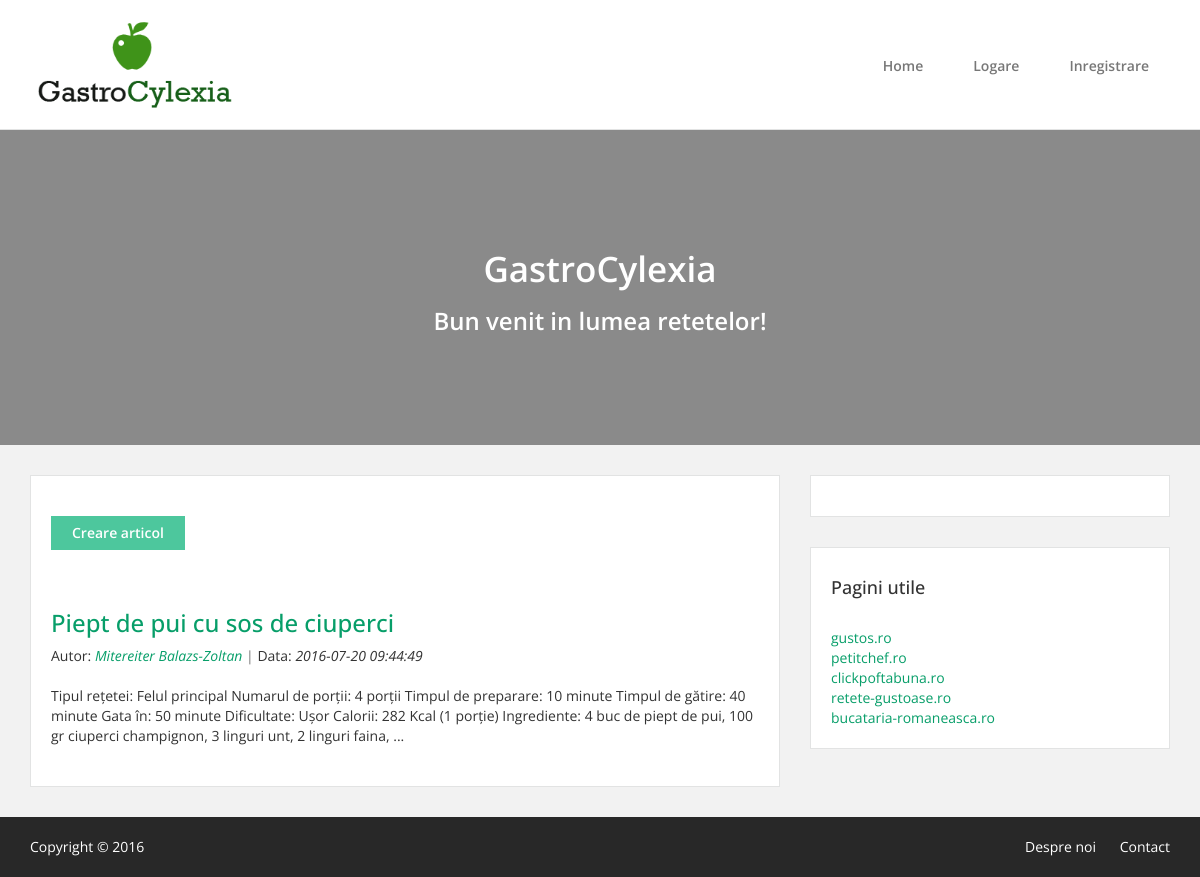
Before: / with the older database file.
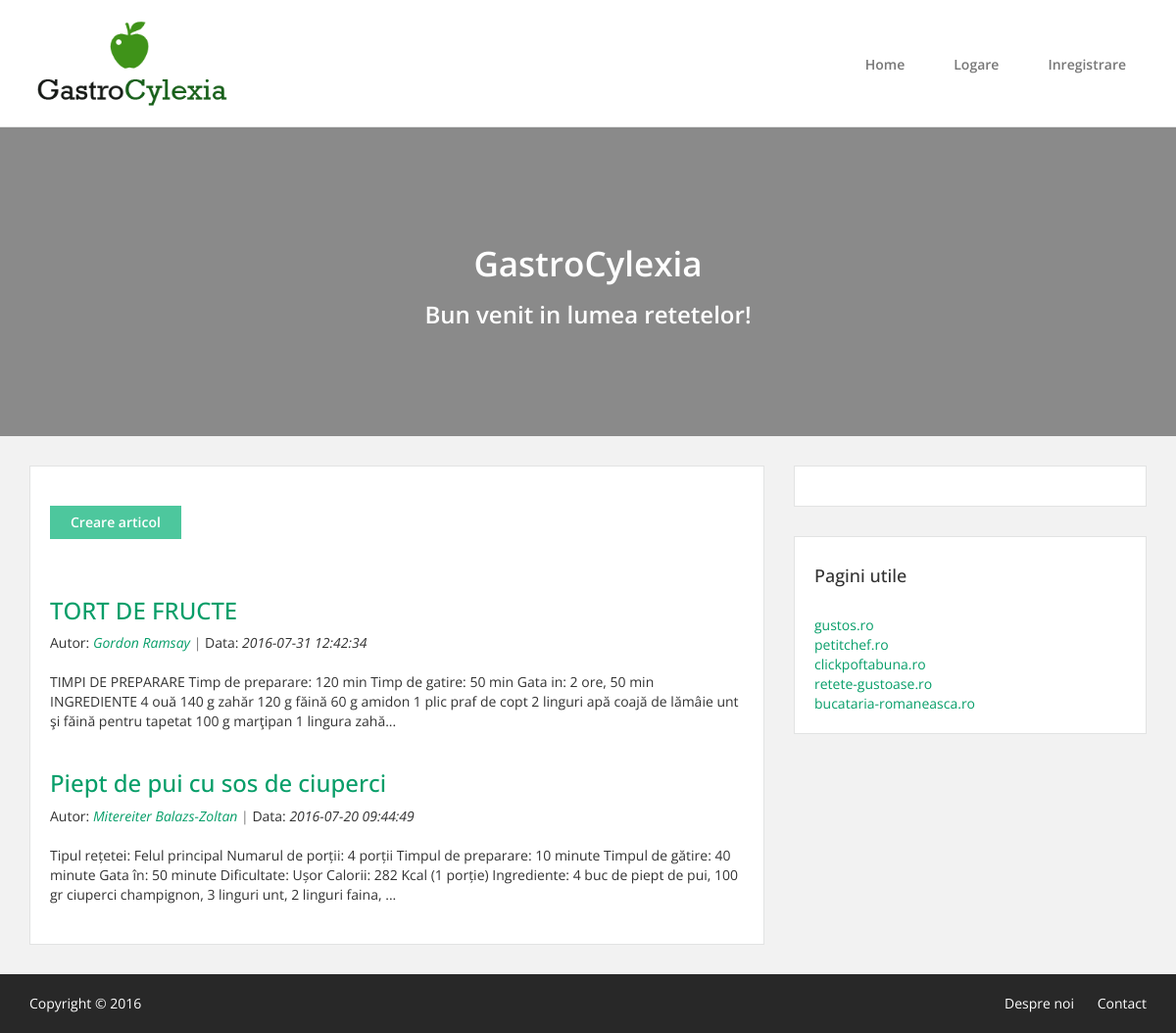
After: the same page with the newer database file.
### tables this page shows
CREATE TABLE IF NOT EXISTS `articole` (
  `ID` int(11) NOT NULL AUTO_INCREMENT,
  `titlu` varchar(200) NOT NULL,
  `continut` text NOT NULL,
  `data` timestamp NULL DEFAULT CURRENT_TIMESTAMP,
  `caleImg` varchar(260) NOT NULL,
  `autID` int(11) NOT NULL,
  PRIMARY KEY (`ID`),
  KEY `autID` (`autID`)
);

### inc/db.php (called while the page is built, shortened)
<?php
function db_select(PDO $connection, $statement, array $params = array())
{
    $stmt = $connection->prepare($statement);
    $stmt->execute($params);
    $result = $stmt->fetchAll();
    return $result;
}

### templates/articole/articole_tpl.php (the view)
<div>
    <a href="adaugare_art.php" class="btn"> Creare articol </a>
</div>
<br><br>
<div>
    <?php foreach ($articole as $articol): ?>
        <h3>
            <?php echo html_a($articol['titlu'], 'view.php?ID=' . $articol['ID'] . '#n'); ?>
        </h3>
        Autor: <em><?php
            if (isset($_SESSION['user']))
                if($articol['autID'] == $_SESSION['userID']) {
                    echo html_a($articol['nume'], 'autor.php');
                }
                else {
                    echo html_a($articol['nume'], 'viewaut.php?autID=' . $articol['autID']);
                }
            else
                echo html_a($articol['nume'], 'viewaut.php?autID=' . $articol['autID']);
            ?></em> <span class="text-muted">|</span> Data: <em><?php echo $articol['data']; ?> </em>
        <br>
        <br>
        <?php echo ellipsis($articol['continut'], 300); ?>
        <br><br>
    <?php endforeach; ?>
</div>

### public/index.php (shortened to what this page needs)
<?php
include_once "../inc/functions.php";
include '../inc/db.php';
$con = db_connect($config['DB']);
$query = "SELECT titlu, continut, autID, articole.ID, nume, data FROM articole INNER JOIN autori ON articole.autID=autori.ID ORDER BY data DESC";
$results = db_select($con, $query);
echo template('page_tpl', array(
    'page_title' => 'GastroCylexia',
    'banner_tpl' => template('banner_tpl', array(
    	'page_title' => 'GastroCylexia',
    	'page_slogan' => 'Bun venit in lumea retetelor!',
    	)),
     'content' => template('main_tpl', array ( 'art' => template('articole/articole_tpl', array('articole' => $results)
                                 )))
));

### templates/banner_tpl.php
<div id="banner">
	<video autoplay muted id="bgvid">
	  <source src="images/banner/banner.mp4" type="video/mp4">
          <source src="images/banner/banner.webm" type="video/webm">
	</video>
	<div class="container text-center">
		<h1><?php echo $page_title; ?></h1>
		<?php if(isset($page_slogan)): ?>
			<h2><?php echo $page_slogan; ?></h2>
		<?php endif; ?>
	</div>
	<div class="overlay"></div>
</div>

### templates/articole/anchor_tpl.php
<a href="<?php echo $href;?>"><?php echo $continut;?></a>

### templates/main_tpl.php
<br>
<div>
     <?php
         echo $art;
     ?>
</div>

### templates/page_tpl.php (shortened to what this page needs)
<!DOCTYPE html>
<html>
    <head>
        <link rel="stylesheet" type="text/css" href="https://maxcdn.bootstrapcdn.com/bootstrap/3.3.6/css/bootstrap.min.css">
        <link rel="stylesheet" type="text/css" href="/css/style.css">
    </head>
    <body>
        <?php
        echo template('header_tpl', array());
        ?>
        <?php if (isset($banner_tpl)): ?>
            <?php echo $banner_tpl; ?>
        <?php endif; ?>
        <div class="container">
            <div class="row">
                <div class="col-md-8">
                    <div class="main-container white-block">
                        <?php if (isset($content)): ?>
                            <?php echo $content; ?>
                        <?php endif; ?>
                    </div>
                </div>
                <div class="col-md-4">
                    <div class="white-block">
                    </div>
                    <div class="white-block">
                        <h4>Pagini utile</h4><br/>
                        <?php echo lnk('gustos.ro','http://www.gustos.ro/'); ?><br/>
                        <?php echo lnk('petitchef.ro','http://www.petitchef.ro/'); ?><br/>
                        <?php echo lnk('clickpoftabuna.ro','http://clickpoftabuna.ro/'); ?><br/>
                        <?php echo lnk('retete-gustoase.ro','http://www.retete-gustoase.ro/'); ?><br/>
                        <?php echo lnk('bucataria-romaneasca.ro','http://bucataria-romaneasca.ro/'); ?><br/>
                    </div>
                </div>
            </div>
        </div>
        <?php
        echo template('footer_tpl', array());
        ?>
    </body>
</html>

### templates/header_tpl.php (shortened to what this page needs)
<header>
    <div class="container">
        <div class="row">
            <div class="col-sm-4 logo-region">
                <?php echo lnk(img('/images/logo.png', 'Blog', 200), '/index.php'); ?>
            </div>
            <div class="col-sm-8">
                <nav class="navbar">
                    <div id="navbar" class="collapse navbar-collapse">
                        <ul class="nav navbar-nav">
                            <li><a href="index.php">Home</a></li>
                            <?php if(!isset($_SESSION['user'])):?>
                            <li><a href="logare.php">Logare</a></li>
                            <li><a href="inregistrare.php">Inregistrare</a></li>
                            <?php else:?>
                            <li><a href="autor.php">Loggat ca: <?php echo $_SESSION['user']; ?></a></li>
                            <li><a href="logout.php">Logout</a></li>
                            <?php endif;?>
                        </ul>
                    </div>
                </nav>
            </div>
        </div>
    </div>
</header>

### inc/functions.php (shortened to what this page needs)
<?php
function template($file, $args) {
    extract($args);
    include __DIR__ . '/../templates/' . $file . '.php';
    return ob_get_clean();
}
function img($file, $alt = '', $width = '') {
    return '<img src="' . $file . '" alt="' . $alt . '" width="' . $width . '">';
}
function lnk($content, $url = '#') {
    return '<a href="' . $url . '">' . $content . '</a>';
}
function ellipsis($string, $length) {
    $string = strip_tags($string);
    return strlen($string) > $length ? substr($string, 0, $length) . "..." : $string;
}
function html_a($text, $href = '#')
{
    return template('articole/anchor_tpl', array(
        'continut' => $text,
        'href' => $href,
    ));
}

### templates/footer_tpl.php
<footer>
    <div class="container">
        <div class="row">
            <div class="col-sm-4">
                <span class="copyright"><?php echo 'Copyright &copy; ' . date('Y') ?></span>
            </div>
            <div class="col-sm-8 text-right menu-right">
                <?php echo lnk('Despre noi', '/despre.php'); ?>
                <?php echo lnk('Contact', '/contact.php'); ?>
            </div>
        </div>
    </div>
</footer>

### public/css/style.css (style rules this page uses)
body { background-color: #F2F2F2; font-family: 'Open Sans', sans-serif; }
a { color: #079E69; outline: none !important; }
img { max-width: 100%; width: auto; }
.logo-region img { max-width: 200px; }
h1 { font-size: 35px; font-weight: 600; margin-bottom: 40px; }
h2 { font-size: 24px; font-weight: 600; }
.navbar { margin-bottom: 0px; }
@media (min-width: 768px) { .navbar { float: right; } }
#navbar { padding: 0px; margin-top: 15px; }
#navbar a { color: #777; display: block; font-size: 14px; padding: 20px 25px; position: relative; transition: all 0.15s ease 0s; font-weight: 600; border-top: 5px solid transparent; margin-top: -5px; }
header { padding: 20px; background-color: #fff; border-bottom: 1px solid #E2E3E3; }
footer { background-color: #282828; padding-top: 20px; padding-bottom: 20px; color: #fff; }
footer a { color: #fff; }
.menu-right a { margin-left: 20px; }
.white-block { background-color: #fff; padding: 20px; border: 1px solid #E2E3E3; margin-top: 30px; margin-bottom: 30px; }
.btn, .btn .btn-primary { background-color: #4DC79D; color: #fff; border-radius: 0px; border: 1px solid #4DC79D; padding-left: 20px; padding-right: 20px; font-weight: 600; }
#banner { overflow: hidden; position: relative; padding-top: 100px; padding-bottom: 100px; color: #fff; }
#banner h1 { margin-bottom: 20px; }
#banner .overlay { position: absolute; height: 100%; top: 0px; left: 0px; background-color: rgba(23, 23, 23, 0.48); width: 100%; z-index: -1; }
video { position: absolute; top: 50%; left: 50%; min-width: 100%; min-height: 100%; width: auto; height: auto; z-index: -100; transform: translateX(-50%) translateY(-50%); background-size: cover; transition: 1s opacity; }

Changed rows visible on the page:
added articole: continut "TORT DE FRUCTE Gordon Ramsay", data "2016-07-31 12:42:34", continut "TIMPI DE PREPARARE Timp de preparare: 120 min Timp de gatire: 50 min Gata in: 2 ore, 50 min INGREDIENTE 4 ouă 140 g zahăr 120 g făină 60 g amidon 1 plic praf de copt 2 linguri apă coajă de lămâie unt şi făină pentru tapetat 100 g marţipan 1 lingura zahă..."
